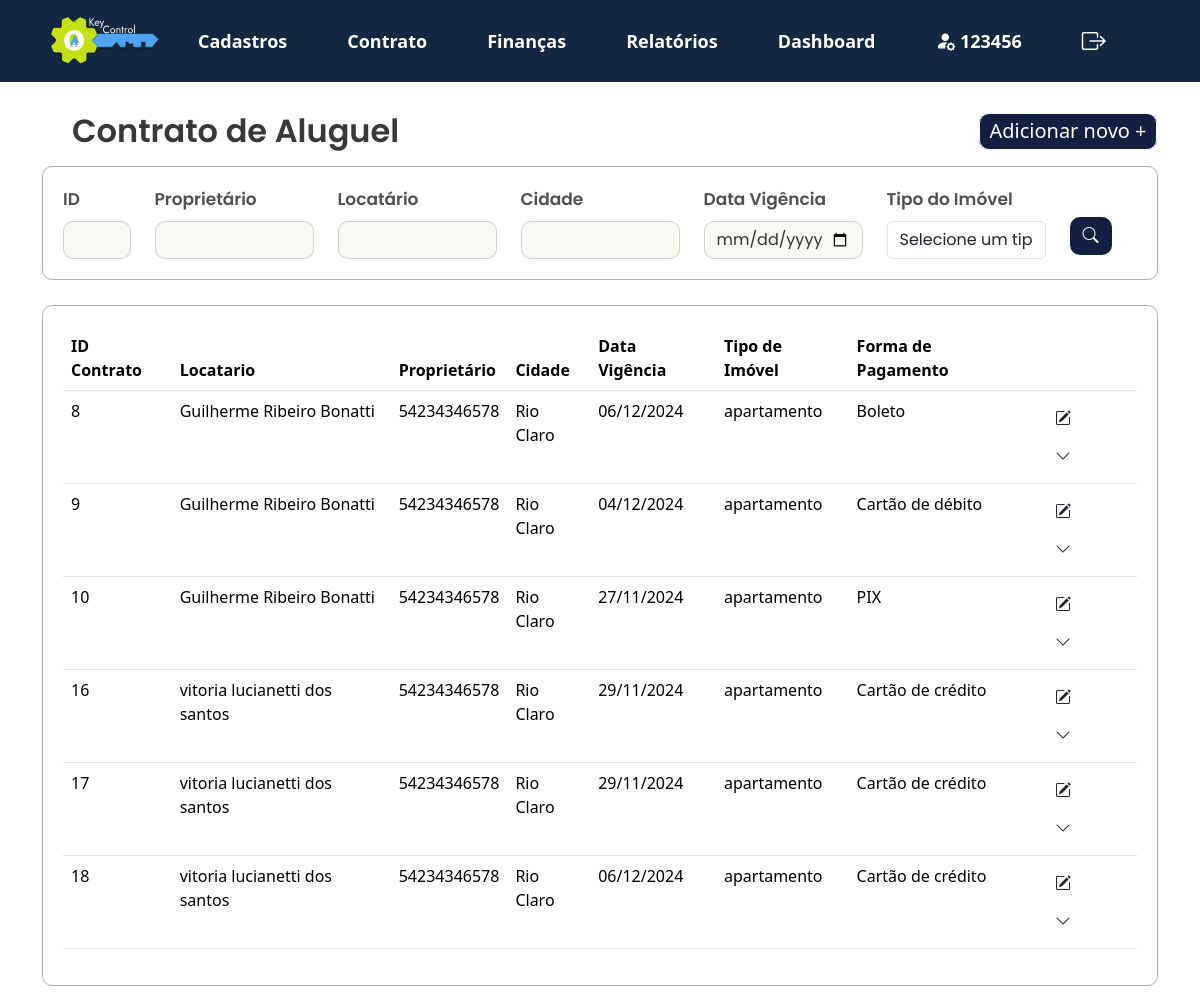
/KeyControl/projeto/views/lista_contrato.php (signed in), run on the app's committed database.
### tables this page shows
CREATE TABLE `contrato_aluguel` (
  `id` int(11) NOT NULL,
  `locatario_nome` varchar(255) NOT NULL,
  `locatario_data_nascimento` date NOT NULL,
  `locatario_nacionalidade` varchar(100) NOT NULL,
  `locatario_cep` varchar(10) NOT NULL,
  `locatario_bairro` varchar(100) NOT NULL,
  `locatario_estado` varchar(100) NOT NULL,
  `locatario_cpf_cnpj` varchar(14) NOT NULL,
  `locatario_telefone` varchar(15) NOT NULL,
  `locatario_estado_civil` varchar(50) NOT NULL,
  `locatario_rua` varchar(255) NOT NULL,
  `locatario_complemento` varchar(255) DEFAULT NULL,
  `locatario_pais` varchar(100) NOT NULL,
  `locatario_rg_ie` varchar(15) NOT NULL,
  `locatario_email` varchar(255) NOT NULL,
  `locatario_profissao` varchar(100) NOT NULL,
  `locatario_numero` int(11) NOT NULL,
  `locatario_cidade` varchar(100) NOT NULL,
  `imovel_proprietario_cpf_cnpj` varchar(14) NOT NULL,
  `imovel_tipo` varchar(50) NOT NULL,
  `imovel_numero` int(11) NOT NULL,
  `imovel_cidade` varchar(100) NOT NULL,
  `imovel_taxa_venda` decimal(5,2) NOT NULL,
  `imovel_cep` varchar(10) NOT NULL,
  `imovel_bairro` varchar(100) NOT NULL,
  `imovel_estado` varchar(100) NOT NULL,
  `imovel_valor` decimal(15,2) NOT NULL,
  `imovel_registro` varchar(50) NOT NULL,
  `imovel_rua` varchar(255) NOT NULL,
  `imovel_complemento` varchar(255) DEFAULT NULL,
  `imovel_pais` varchar(100) NOT NULL,
  `fiador_nome` varchar(255) NOT NULL,
  `fiador_data_nascimento` date NOT NULL,
  `fiador_nacionalidade` varchar(100) NOT NULL,
  `fiador_cep` varchar(10) NOT NULL,
  `fiador_bairro` varchar(100) NOT NULL,
  `fiador_estado` varchar(100) NOT NULL,
  `fiador_cpf_cnpj` varchar(14) NOT NULL,
  `fiador_telefone` varchar(15) NOT NULL,
  `fiador_estado_civil` varchar(50) NOT NULL,
  `fiador_rua` varchar(255) NOT NULL,
  `fiador_complemento` varchar(255) DEFAULT NULL,
  `fiador_pais` varchar(100) NOT NULL,
  `fiador_rg_ie` varchar(15) NOT NULL,
  `fiador_email` varchar(255) NOT NULL,
  `fiador_profissao` varchar(100) NOT NULL,
  `fiador_numero` int(11) NOT NULL,
  `fiador_cidade` varchar(100) NOT NULL,
  `contrato_vigencia` date NOT NULL,
  `contrato_forma_pagamento` varchar(50) NOT NULL,
  `contrato_data_vencimento` date NOT NULL,
  `id_imobiliaria` varchar(20) NOT NULL,
  `meses_caucao` int(11) DEFAULT NULL,
  `vencimento_caucao` date DEFAULT NULL,
  `total_caucao` decimal(15,2) DEFAULT NULL,
  `forma_pagamento_caucao` varchar(50) DEFAULT NULL,
  `id_lancamento` int(11) NOT NULL
);

CREATE TABLE `cadastro_imovel` (
  `id` int(11) NOT NULL,
  `id_imobiliaria` varchar(20) NOT NULL,
  `cpf_cnpj_proprietario` varchar(20) NOT NULL,
  `tipo_imovel` varchar(50) NOT NULL,
  `quantidade_quartos` int(11) DEFAULT NULL,
  `quantidade_banheiros` int(11) DEFAULT NULL,
  `quantidade_vagas` int(11) DEFAULT NULL,
  `area_total` decimal(10,2) DEFAULT NULL,
  `cep` varchar(10) DEFAULT NULL,
  `rua` varchar(100) DEFAULT NULL,
  `numero` varchar(10) DEFAULT NULL,
  `bairro` varchar(50) DEFAULT NULL,
  `cidade` varchar(50) DEFAULT NULL,
  `estado` varchar(50) DEFAULT NULL,
  `pais` varchar(50) DEFAULT NULL,
  `registro_imovel` varchar(50) DEFAULT NULL,
  `valor_aluguel` float DEFAULT NULL,
  `taxa_aluguel` float DEFAULT NULL,
  `valor_venda` float DEFAULT NULL,
  `taxa_venda` float DEFAULT NULL,
  `complemento` varchar(255) DEFAULT NULL,
  `registro_agua` varchar(50) DEFAULT NULL
);

### KeyControl/projeto/app/controllers/filtro_contrato_aluguel.php (called while the page is built, shortened)
<?php
include '../app/controllers/db_conexao.php';
function buildQuery($contrato_id, $locatario_nome, $contrato_vigencia, $tipo_imovel, $contrato_forma_pagamento) {
    $sql = "
        SELECT contrato_aluguel.id AS contrato_id,
            contrato_aluguel.locatario_nome,
            contrato_aluguel.contrato_vigencia,
            contrato_aluguel.imovel_cidade,
            contrato_aluguel.contrato_forma_pagamento,
            c_imovel.tipo_imovel,
            c_imovel.cpf_cnpj_proprietario
        FROM contrato_aluguel
        JOIN cadastro_imovel c_imovel
            ON contrato_aluguel.id_imobiliaria = c_imovel.id_imobiliaria
        WHERE 1=1
        ";
    $conditions = [];
    $params = [];
    return [$sql, $params];
}
$id = $_POST['contrato_id'] ?? '';
$locatario_nome = $_POST['locatario'] ?? '';
$contrato_vigencia = $_POST['vigencia'] ?? '';
$tipo_imovel = $_POST['tipo_imovel'] ?? '';
$contrato_forma_pagamento = $_POST['forma_pagamento'] ?? '';
list($sql, $params) = buildQuery($id, $locatario_nome, $contrato_vigencia, $tipo_imovel, $contrato_forma_pagamento);
try {
    if ($pdo) {
        $stmt = $pdo->prepare($sql);
        $stmt->execute($params);
        $result = $stmt->fetchAll(PDO::FETCH_ASSOC);
    } else {
        throw new Exception("Erro na conexão com o banco de dados.");
    }
} catch (Exception $e) {
    echo "Erro na execução da consulta: " . htmlspecialchars($e->getMessage());
}
?>

### KeyControl/projeto/views/lista_contrato.php (the view, shortened to what this page needs)
<?php
    include_once '../app/controllers/filtro_contrato_aluguel.php';
    ?>
<!DOCTYPE html>
<html lang="pt-br">
<head>
    <link href="https://cdn.jsdelivr.net/npm/bootstrap@5.3.3/dist/css/bootstrap.min.css" rel="stylesheet">
    <link rel="stylesheet" href="../public/assets/js/menu.js">
    <link rel="stylesheet" href="https://cdn.jsdelivr.net/npm/bootstrap-icons@1.10.5/font/bootstrap-icons.css">
    <link rel="stylesheet" type="text/css" href="../public/assets/css/style2.css">
</head>
<body>
<?php include 'navbar.php';?>
    <section>
        <div class="container">
            <div class="d-flex justify-content-between align-items-center mb-3">
                <h2 class="mb-0">Contrato de Aluguel</h2>
                <div class="button_adicionarnovo">
                    <a class="button_adicionarnovo floating dropdown-toggle hide-arrow" data-bs-toggle="dropdown" aria-expanded="false" href="">
                        <span class="button_adicionarnovo">Adicionar novo +</span>
                    </a>
                </div>
            </div>
        </div>
    <div class="container">
        <form method="POST" action="">
            <div class="filtros-container">
                <div class="row g-12">
                    <div class="col-md-1">
                        <label for="id" class="form-label">ID</label>
                        <input type="text" id="id" class="form-control" name="id" value="<?= htmlspecialchars($_POST['id'] ?? '') ?>">
                    </div>
                    <div class="col-md-2">
                        <label for="cpf_cnpj_proprietario" class="form-label">Proprietário</label>
                            <input type="text" id="cpf_cnpj_proprietario" class="form-control" name="cpf_cnpj_proprietario" value="<?= htmlspecialchars($_POST['cpf_cnpj_proprietario'] ?? '') ?>">
                    </div>
                    <div class="col-md-2">
                        <label for="locatario" class="form-label">Locatário</label>
                        <input type="text" id="locatario" class="form-control" name="locatario" value="<?= htmlspecialchars($_POST['locatario'] ?? '') ?>">
                    </div>
                    <div class="col-md-2">
                        <label for="cidade" class="form-label">Cidade</label>
                        <input type="text" id="cidade" class="form-control" name="cidade" value="<?= htmlspecialchars($_POST['cidade'] ?? '') ?>">
                    </div>
                    <div class="col-md-2">
                        <label for="vigencia" class="form-label">Data Vigência</label>
                        <input type="date" id="vigencia" class="form-control" name="vigencia" value="<?= htmlspecialchars($_POST['vigencia'] ?? '') ?>">
                    </div>
                    <div class="col-md-2">
                        <label for="tipo_imovel" class="mb-2">Tipo do Imóvel</label>
                            <select class="form-control" name="tipo_imovel" id="tipo_imovel" onchange="checkSelection('tipo_imovel')">
                                <option value="" disabled <?= !isset($_POST['tipo_imovel']) ? 'selected' : '' ?>>Selecione um tipo</option>
                            </select>
                    </div>
                    <div class="col-md-1">
                        <button class="btn btn-buscar" type="submit">
                            <i class="bi bi-search"></i>
                        </button>
                    </div>
                </div>
            </div>
        </form>
    </div>
</section>
<section>
    <div class="container">
        <div class="card_relatório">
        <table class="table table-hover">
                <thead>
                    <tr>
                        <th>ID Contrato</th>
                        <th>Locatario</th>
                        <th>Proprietário</th>
                        <th>Cidade</th>
                        <th>Data Vigência</th>
                        <th>Tipo de Imóvel</th>
                        <th>Forma de Pagamento</th>
                        <th></th>
                    </tr>
                </thead>
                <tbody>
                    <?php
                        if (isset($result) && count($result) > 0) {
                            foreach ($result as $row) {
                                echo "<tr>
                                    <td>" . htmlspecialchars($row['contrato_id'] ?? '-') . "</td>
                                    <td>" . htmlspecialchars($row['locatario_nome']) . "</td>
                                    <td>" . htmlspecialchars($row['cpf_cnpj_proprietario'] ?? '-') . "</td>
                                    <td>" . htmlspecialchars($row['imovel_cidade'] ?? '-') . "</td>
                <td>" . htmlspecialchars(date("d/m/Y", strtotime($row['contrato_vigencia'] ?? ''))) . "</td>
                                    <td>" . htmlspecialchars($row['tipo_imovel'] ?? '-') . "</td>
                                    <td>" . htmlspecialchars($row['contrato_forma_pagamento'] ?? '-') . "</td>
                                    <td>
                                        <button class='btn' onclick='editRecord(" . htmlspecialchars($row['contrato_id']) . ")'>
                                            <i class='bi bi-pencil-square'></i>
                                        </button>
                                        <button class='btn' onclick='toggleSubMenu(this)'>
                                            <i class='bi bi-chevron-down'></i>
                                        </button>
                                        <div class='submenu' style='display: none;'>
                                            <div class='submenu-options'>
                                                <button class='imprimir' title='imprimirContrato' onclick='redirectToRelatorio2(" . htmlspecialchars($row['contrato_id']) . ")'>
                                                <i class='bi bi-printer'></i> Imprimir Contrato
                                                </button>
                                            </div>
                                        </div>
                                    </td>
                                </tr>";
                            }
                        } else {
                            echo "<tr><td colspan='8'>Nenhum registro encontrado</td></tr>";
                        }
                    ?>
                </tbody>
            </table>
        </div>
    </div>
</section>
</body>
</html>

### KeyControl/projeto/public/assets/css/style2.css (style rules this page uses)
h2 { font-family: "Poppins", sans-serif; font-weight: 600; font-style: normal; color: #383838; margin: 30px; }
.container h2 { position: relative; z-index: 1; }
form { font-family: "Poppins", sans-serif; font-style: normal; font-weight: 600; font-size: 17px; color: rgb(82, 80, 80); }
input.form-control { background-color: #F7F9F2; color: #333; border: 0px; }
h2.mb-0 { margin-block: auto; }
.filtros-container input.form-control { border: 1px solid #3838383b; border-radius: 10px; }
.filtros-container { width: auto; height: auto; border: 1px solid #38383862; border-radius: 10px; padding: 20px; display: flex; }
.filtros-container .btn-buscar { margin-top: 30px; }
.btn-buscar { background-color: #131E41; color: white; border-radius: 10px; }
.card_relatório { width: auto; height: auto; border: 1px solid #38383862; border-radius: 10px; margin-top: 25px; margin-bottom: 20px; padding: 20px; }
.button_adicionarnovo { border: 1px solid; border-radius: 10px; background-color: #131E41; width: 180px; height: 37px; align-items: center; display: flex; justify-content: center; align-items: center; text-align: center; color: #ffffff; font-size: 20px; text-decoration: none; }
.hide-arrow::after { display: none; }

### data on the page
contrato_aluguel: id "8", locatario_nome "Guilherme Ribeiro Bonatti", cadastro_imovel.cpf_cnpj_proprietario "54234346578", imovel_cidade "Rio Claro", contrato_vigencia "06/12/2024", cadastro_imovel.tipo_imovel "apartamento", contrato_forma_pagamento "Boleto"
contrato_aluguel: id "9", locatario_nome "Guilherme Ribeiro Bonatti", cadastro_imovel.cpf_cnpj_proprietario "54234346578", imovel_cidade "Rio Claro", contrato_vigencia "04/12/2024", cadastro_imovel.tipo_imovel "apartamento", contrato_forma_pagamento "Cartão de débito"
contrato_aluguel: id "10", locatario_nome "Guilherme Ribeiro Bonatti", cadastro_imovel.cpf_cnpj_proprietario "54234346578", imovel_cidade "Rio Claro", contrato_vigencia "27/11/2024", cadastro_imovel.tipo_imovel "apartamento", contrato_forma_pagamento "PIX"
contrato_aluguel: id "16", locatario_nome "vitoria lucianetti dos santos", cadastro_imovel.cpf_cnpj_proprietario "54234346578", imovel_cidade "Rio Claro", contrato_vigencia "29/11/2024", cadastro_imovel.tipo_imovel "apartamento", contrato_forma_pagamento "Cartão de crédito"
contrato_aluguel: id "17", locatario_nome "vitoria lucianetti dos santos", cadastro_imovel.cpf_cnpj_proprietario "54234346578", imovel_cidade "Rio Claro", contrato_vigencia "29/11/2024", cadastro_imovel.tipo_imovel "apartamento", contrato_forma_pagamento "Cartão de crédito"
contrato_aluguel: id "18", locatario_nome "vitoria lucianetti dos santos", cadastro_imovel.cpf_cnpj_proprietario "54234346578", imovel_cidade "Rio Claro", contrato_vigencia "06/12/2024", cadastro_imovel.tipo_imovel "apartamento", contrato_forma_pagamento "Cartão de crédito"

### other printed values
$first_name "123456"
